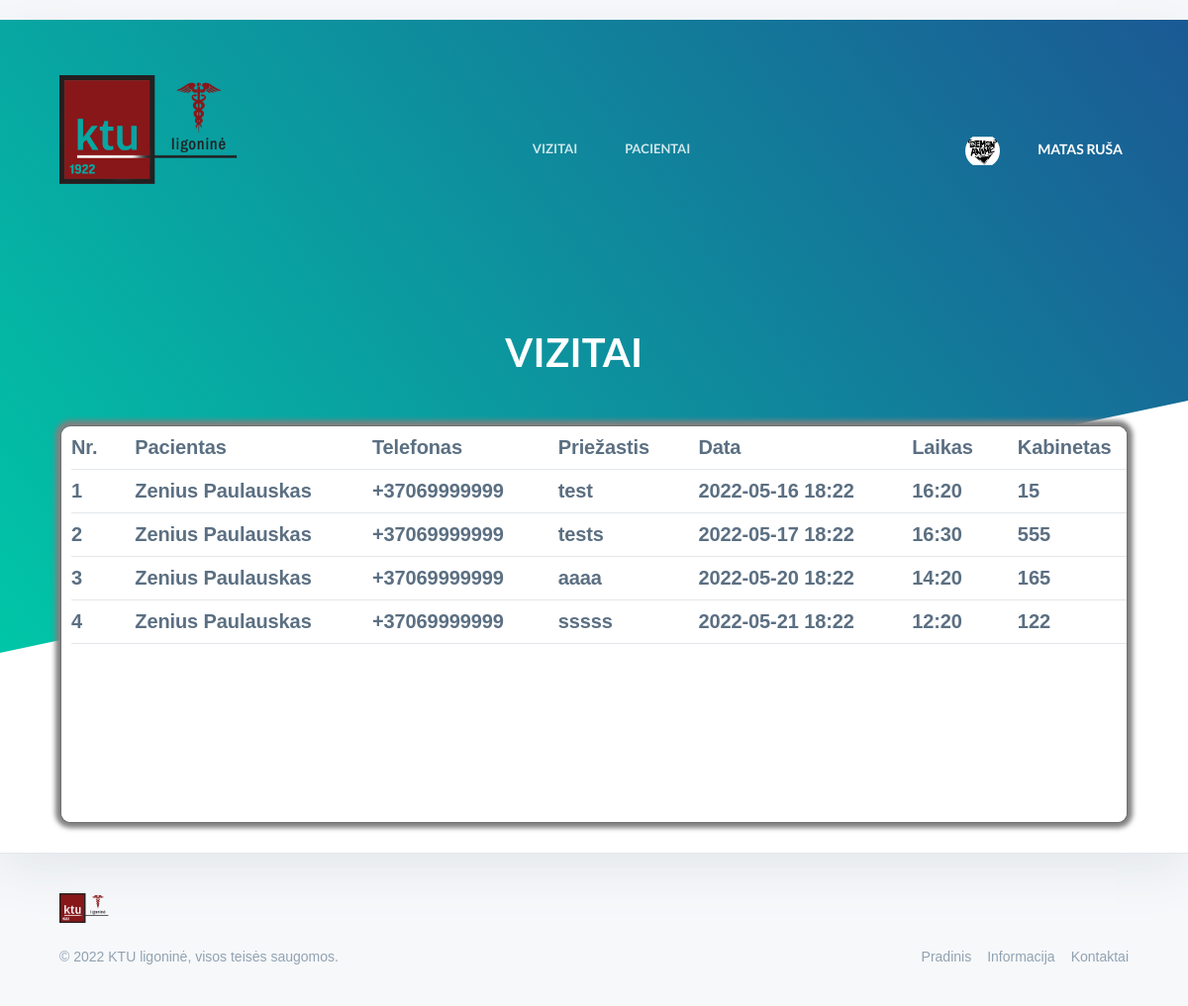
Page /vizitai-m (signed in) on the earlier database version.
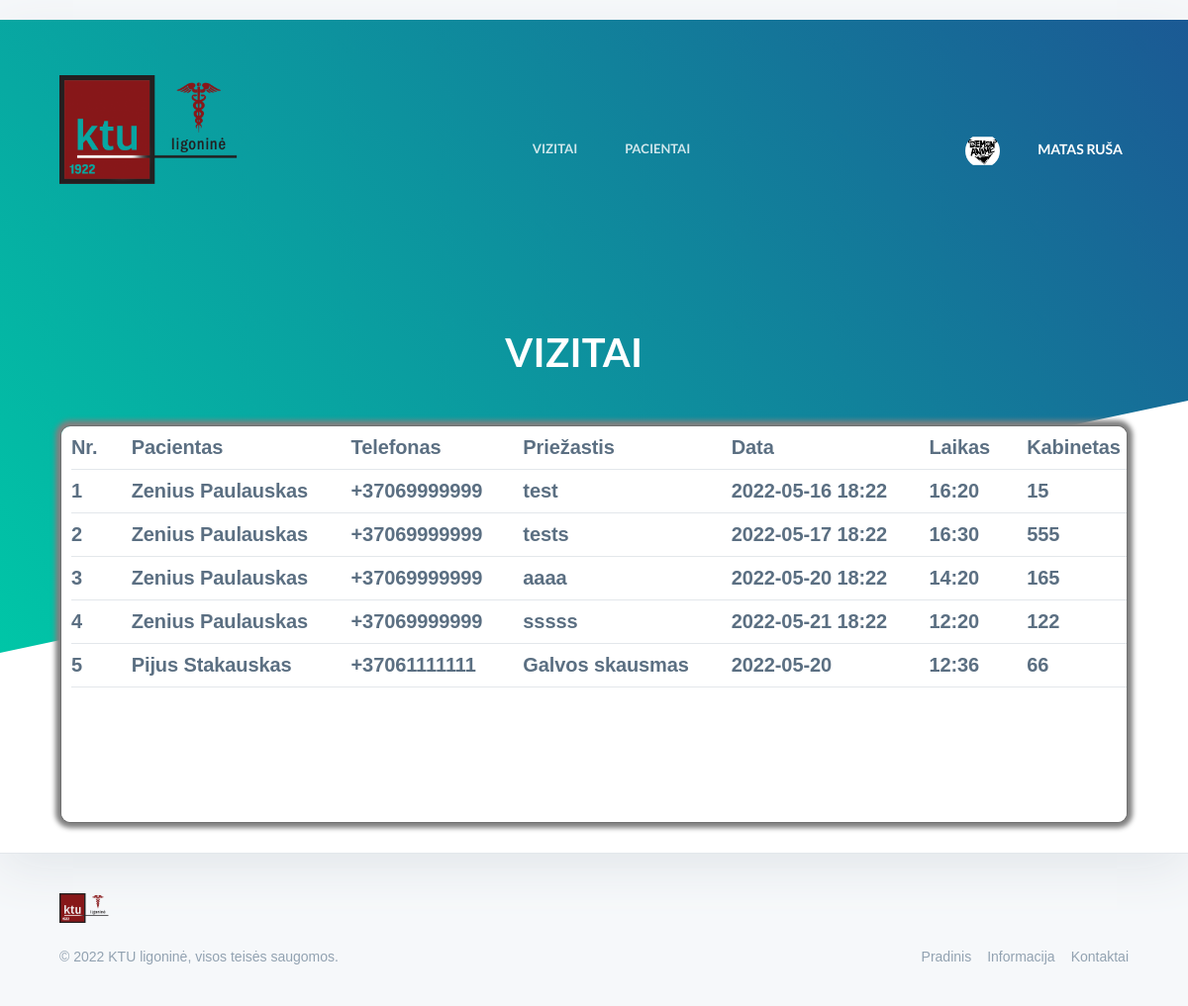
Same page on the later database version.
### app.py (models this page shows, shortened)
class User(db.Model, UserMixin):
    unique_id = db.Column(db.String(20), primary_key = True, unique = True)
    first_name = db.Column(db.String(20))
    last_name = db.Column(db.String(20))
    personal_code = db.Column(db.String(11))
    email = db.Column(db.String(50))
    phone = db.Column(db.String(15))
    position = db.Column(db.String(50))
    working_hours = db.Column(db.String(300))
    password = db.Column(db.String(50))
    image_url = db.Column(db.String(100))

class Visits(db.Model):
    __tablename__ = 'user_visits'
    visit_id = db.Column(db.Integer, primary_key = True, unique = True)
    user_unique_id = db.Column(db.String(20))
    doctor_unique_id = db.Column(db.String(20))
    time = db.Column(db.String(16))
    url_link = db.Column(db.String(100), unique = True)
    reason = db.Column(db.String(100))
    room = db.Column(db.Integer)
    time_visit = db.Column(db.String(16))
    doctor_name = ""
    doctor_position = ""

### app.py (the view)
@login_required
@app.route('/vizitai-m', methods=['GET', 'POST'])
def med_visits():
    return render_template('appointments.html', user = current_user, list = getDoctorVisitList(), len = len(getDoctorVisitList()))

### app.py (called while the page is built)
@user_login.user_loader
def load_user(user_id):
    return User.query.get(user_id)

def getDoctorVisitList():
    visit_list = []
    doctor = Visits.query.filter_by(doctor_unique_id = current_user.unique_id).all()
    for x in doctor:
        tmp = []
        a = db.session.query(User).filter_by(unique_id = x.user_unique_id).first()
        full_name = a.first_name + " " + a.last_name
        tmp.append(full_name)
        tmp.append(a.phone)
        tmp.append(x.reason)
        tmp.append(x.time)
        tmp.append(x.time_visit)
        tmp.append(x.room)
        visit_list.append(tmp)
    return visit_list

### templates/appointments.html (shortened to what the changed rows need)
<html class="sr" lang="lt"><head>
    <link href="https://cdn.jsdelivr.net/npm/bootstrap@4.5.0/dist/css/bootstrap.min.css" rel="stylesheet">
    <link rel="stylesheet" href="https://cdnjs.cloudflare.com/ajax/libs/font-awesome/4.7.0/css/font-awesome.min.css">
    <link href="{{ url_for('static', filename='styles/apointments/style.css') }}" type="text/css" rel="stylesheet">
</head>
<body class="is-boxed has-animations" style="height: 100%;">
	<div class="body-wrap boxed-container">
		<header class="site-header">
            <div class="container">
                <div class="site-header-inner">
                    <div class="brand header-brand">
                        <h1 class="m-0">
                            <a href="#">
                                <svg width="32" height="32" viewBox="0 0 32 32" xmlns="http://www.w3.org/2000/svg">
                                    <title>KTU ligonine</title>
                                    <defs>
										</defs></svg></a><div id="header" style="min-width:200px;"><a href="#">
                                            <a href="{{ url_for('home') }}"><img class="main-logo" src="{{ url_for('static', filename='logo.png') }}/" alt=""></a>
										</div>
                        </h1>
                    </div>
                </div>
            </div>
        </header>
    <div class="card overflow-hidden" style="width:1078px;margin:0 auto;float:none;margin-bottom:30px;border-radius:10px;box-shadow: 0px 0px 5px 5px grey;">
        <div style="text-align:left">
            <div class="tablescroll">
                <table class="tabledesc">
                    <tbody>
                    <tr>
                        <th>Nr.</th>
                        <th>Pacientas</th>
                        <th>Telefonas</th>
                        <th>Priežastis</th>
                        <th>Data</th>
                        <th>Laikas</th>
                        <th>Kabinetas</th>
                    </tr>
                    {%for i in range(0, len)%}
                    <tr>
                        <th>{{i+1}}</th>
                        <th>{{list[i][0]}}</th>
                        <th>{{list[i][1]}}</th>
                        <th>{{list[i][2]}}</th>
                        <th>{{list[i][3]}}</th>
                        <th>{{list[i][4]}}</th>
                        <th>{{list[i][5]}}</th>
                    </tr>
                    {% endfor %}
              </tbody></table>
            </div>
        </div>
    </div>
</div>
</body></html>

Differences in the rows shown:
now on this page (row edited): User: phone "+37061111111"
added Visits: reason "Galvos skausmas", time "2022-05-20", time_visit "12:36"
Other differences:
new list line: "5 Pijus Stakauskas 66"
